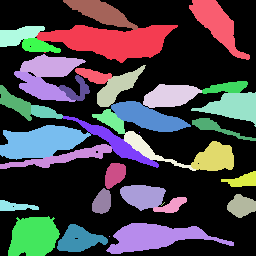
#> input picture cell_analysis_tools/image_processing/four_color_theorem/mask.tiff, 256 x 256 px
$ python four_color_theorem_to_unique_values.py
#> lines starting #> are read from the running program, lines starting #| are printed output that depends on the picture; after the words box and inside, x2 and y2 are one past the last pixel; in counts of white or black regions, pixels touching at a corner belong together
#> further down, mask is the input picture: shape (256, 256) int32; 33 distinct labels, from 0 to 33
### cell_analysis_tools/image_processing/four_color_theorem/four_colors.py
# https://python.plainenglish.io/solve-graph-coloring-problem-with-greedy-algorithm-and-python-6661ab4154bd

from pathlib import Path

import matplotlib as mpl
import matplotlib.pylab as plt

mpl.rcParams["figure.dpi"] = 300
from collections import OrderedDict
from pprint import pprint

import numpy as np
import tifffile
from scipy.ndimage import label
from skimage.morphology import dilation, disk


def four_color_theorem(mask: np.ndarray) -> np.ndarray:
    """
    Converts a n-labeled image to an up to 4 color image.

    Parameters
    ----------
    mask : np.ndarray
        labeled mask with unique rois.

    Returns
    -------
    four_color_mask : np.ndarray
        returns a labeled image that uses up to 4 colors.
    solution_nodes : dict
        dictionary of {value : color} for each unique roi value


    .. image:: ./resources/image_processing-four_color_theorem.png
        :width: 400
        :alt: Image showing mask with 256 unique labels converted to 5 labels
    """

    ### Generate Agencency Matrix
    id_nodes = list(np.unique(mask))
#> id_nodes = 33 values from 0 to 33
    id_nodes.remove(0)  # remove bg
    dict_nodes_key_roi_value = {}
    dict_nodes_key_idx = {}

    for idx, roi_value in enumerate(id_nodes):
        dict_nodes_key_roi_value[roi_value] = {}
        dict_nodes_key_roi_value[roi_value]["adj_mat_idx"] = idx
        dict_nodes_key_roi_value[roi_value]["colors"] = ["b", "c", "m", "y", 'r', 'g']
        dict_nodes_key_idx[idx] = roi_value
#> this loop made 32 passes
#> roi_value on passes 1 to 12: 1, 2, 3, 4, 5, 6, 7, 8, 9, 10, 11, 12
#> after the loop, dict_nodes_key_idx = 32 items; dict_nodes_key_roi_value = 32 items

    adjacency_matrix = np.zeros((len(id_nodes), len(id_nodes)))
#> adjacency_matrix: shape (32, 32) float64; every value is 0

    for roi_value in dict_nodes_key_roi_value:
        pass
        roi_idx = dict_nodes_key_roi_value[roi_value]["adj_mat_idx"]
        mask_roi = np.array(mask == roi_value, dtype=np.uint16)
        # plt.imshow(mask_roi)
        # plt.show()

        # determine neighbors / degree
        # dilate and overlap with labeled mask to determine neighbors
        mask_roi_dialated = dilation(mask_roi, disk(3))
        mask_overlap = mask * mask_roi_dialated
        nodes_neighbors = list(np.unique(mask_overlap))
        nodes_neighbors.remove(roi_value)  # remove current roi
        nodes_neighbors.remove(0)  # remove bg

        #  populate adgacency matrix
        if nodes_neighbors:
            for neighbor_value in nodes_neighbors:
                neighbor_index = dict_nodes_key_roi_value[neighbor_value]["adj_mat_idx"]
                adjacency_matrix[roi_idx][neighbor_index] = 1
                adjacency_matrix[neighbor_index][roi_idx] = 1

        # dict increase degree
        dict_nodes_key_roi_value[roi_value]["degree"] = len(nodes_neighbors)
#> this loop made 32 passes
#> adjacency_matrix: shape (32, 32) float64; values 0 (black) and 1 (white), 6.1% white in thin lines or dots
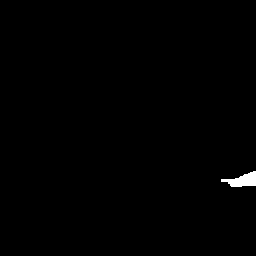
#> mask_overlap: shape (256, 256) int32; values 0 (black) and 33 (white), 0.49% white; 1 white region, box (x1, y1, x2, y2) and area: (221, 171, 256, 187) 320

    ### Sort dictionary by largest to smallest degree
    # this will color regions with many neighbors first
    sorted_nodes = sorted(
        dict_nodes_key_roi_value.items(),
        key=lambda item: item[1]["degree"],
        reverse=True,
    )
#> sorted_nodes = 32 items
    nodes = OrderedDict(sorted_nodes)
#> nodes = 32 items

    # Main Algorithm
    solution_nodes = {}  # roi_value : color
    for roi_value in nodes.keys():  # iterate through roi_values
        pass
        # get list of colors in current roi, choose current color for roi
        list_roi_colors = nodes[roi_value]["colors"]
        # if roi_value == 302:
        #     print('stop')
        curr_color = list_roi_colors[0]
        solution_nodes[roi_value] = curr_color  # set solutions

        # get adjacency matrix to compare color against neighbors
        adjacent_nodes = adjacency_matrix[
            nodes[roi_value]["adj_mat_idx"]
        ]  # get adj_matrix row at this index

        # iterate through each row/neighbor in adj matrix
        for pos in range(len(adjacent_nodes)):
            pass
            # if it's a neighbor and it has the color in it's list, remove it for that neighbors list
            adj_node_idx = dict_nodes_key_idx[pos]
            if adjacent_nodes[pos] == 1 and (
                curr_color in nodes[adj_node_idx]["colors"]
            ):
                nodes[adj_node_idx]["colors"].remove(curr_color)
#> this loop made 32 passes
#> (roi_value, list_roi_colors, curr_color) on passes 3, 4, 5, 6, 7, 8, 9, 10, 11, 12, 13, 17: (6, ['b', 'c', 'm', 'y', 'r', 'g'], 'b'), (7, ['b', 'c', 'm', 'y', 'r', 'g'], 'b'), (3, ['c', 'm', 'y', 'r', 'g'], 'c'), (17, ['m', 'y', 'r', 'g'], 'm'), (19, ['c', 'm', 'y', 'r', 'g'], 'c'), (27, ['b', 'm', 'y', 'r', 'g'], 'b'), (30, ['m', 'y', 'r', 'g'], 'm'), (4, ['c', 'm', 'y', 'r', 'g'], 'c'), (8, ['c', 'm', 'y', 'r', 'g'], 'c'), (10, ['b', 'c', 'm', 'y', 'r', 'g'], 'b'), (11, ['c', 'm', 'y', 'r', 'g'], 'c'), (18, ['c', 'y', 'r', 'g'], 'c')
#> (list_roi_colors, curr_color) on passes 1, 2, 14, 15, 16, 27: (['b', 'c', 'm', 'y', 'r', 'g'], 'b'), (['c', 'm', 'y', 'r', 'g'], 'c'), (['b', 'm', 'y', 'r', 'g'], 'b'), (['c', 'm', 'y', 'r', 'g'], 'c'), (['c', 'm', 'y', 'r', 'g'], 'c'), (['b', 'm', 'y', 'r', 'g'], 'b')
#> after the loop, solution_nodes = 32 items

    # create array to store solution
    four_color_mask = np.zeros_like(mask)

    # convert from color to an intensity value for each color
    for roi_value in solution_nodes:
        pass
        # convert color to intensity
        if solution_nodes[roi_value] == "b":
            value = 50
        elif solution_nodes[roi_value] == "c":
            value = 100
        elif solution_nodes[roi_value] == "m":
            value = 150
        elif solution_nodes[roi_value] == "r":
            value = 200
        elif solution_nodes[roi_value] == "g":
            value = 225
        elif solution_nodes[roi_value] == "y":
            value = 255

        # change roi color to value
        four_color_mask[mask == roi_value] = value
#> this loop made 32 passes
#> (roi_value, value) on passes 3, 4, 5, 6, 7, 8, 9, 10, 11, 12, 13, 17: (6, 50), (7, 50), (3, 100), (17, 150), (19, 100), (27, 50), (30, 150), (4, 100), (8, 100), (10, 50), (11, 100), (18, 100)
#> value on passes 1, 2, 14, 15, 16, 27: 50, 100, 50, 100, 100, 50
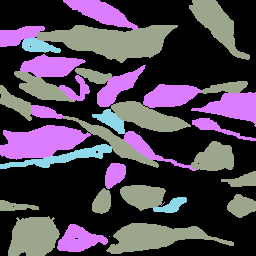
#> four_color_mask: shape (256, 256) int32; 4 distinct labels, from 0 to 150; one colour per label, 0 black

    return four_color_mask, solution_nodes


# [21 lines that do not run on import are left out]

### cell_analysis_tools/image_processing/four_color_theorem/four_color_theorem_to_unique_values.py
from pathlib import Path

import matplotlib as mpl
import matplotlib.pylab as plt

mpl.rcParams["figure.dpi"] = 300
from collections import OrderedDict
from pprint import pprint

import numpy as np
import tifffile
from scipy.ndimage import label
from skimage.measure import regionprops
from skimage.morphology import binary_closing, dilation, disk, remove_small_objects


def four_color_to_unique(mask: np.ndarray, debug: bool = False) -> np.ndarray:
    """
    Converts an n-label image into a

    Parameters
    ----------
    mask : np.ndarray
        labeled mask.
    debug : bool, optional
        show output re-labeled mask. The default is False.

    Returns
    -------
    output_mask : np.ndarray
        Mask relabeled to have unique roi values for each connected component


    .. image:: ./resources/image_processing-four_color_to_unique.png
        :width: 400
        :alt: Image showing mask with 5 labels converted to 284 unique labels
    """
#> called with debug = False
    # determine unique labels and exclude bg(0)
    list_unique_values = list(np.unique(mask))
#> list_unique_values = [0, 50, 100, 150]
    list_unique_values.remove(0)  # remove bg

    # label counter and placeholder array
    roi_counter = 1
    inter_mask = np.zeros_like(mask)

    # iterate through 4 color labels
    for value in list_unique_values:
        pass
        temp_mask = np.array(mask == value, dtype=np.uint16)

        labels, _ = label(temp_mask)

        unique_labels = list(np.unique(labels))
        unique_labels.remove(0)
        for roi_value in unique_labels:
            inter_mask[labels == roi_value] = roi_counter
            roi_counter += 1  # increment roi_value

        # compute regionprops
        # sort by centroid
        props = regionprops(inter_mask)
        dict_value_location = OrderedDict({roi.label: roi.centroid for roi in props})

        # sort dict by tuple (rows, cols)
        dict_value_location_sorted = sorted(
            dict_value_location.items(), key=lambda item: (item[1][0], item[1][1])
        )

        # reoder roi values in increasing order
        roi_counter = 1
        output_mask = np.zeros_like(inter_mask)
        for roi_val, _ in dict_value_location_sorted:
            pass
            output_mask[inter_mask == roi_val] = roi_counter
            roi_counter += 1
#> this loop made 3 passes
#> value on pass 3: 150
#> pass 1, in four_color_to_unique, `labels, _ = label(temp_mask)`:
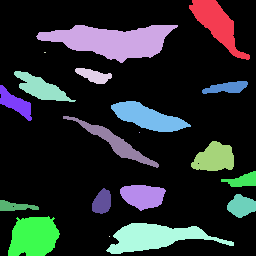
#> labels: shape (256, 256) int32; 20 distinct labels, from 0 to 19; one colour per label, 0 black
#> after the loop:
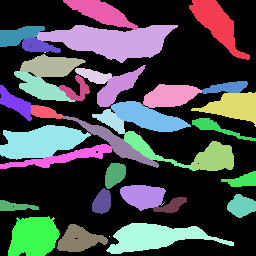
#> inter_mask: shape (256, 256) int32; 41 distinct labels, from 0 to 40; one colour per label, 0 black
#> after the loop:
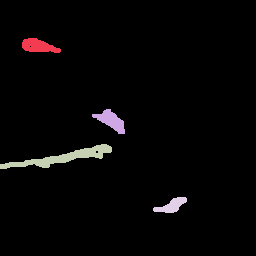
#> labels: shape (256, 256) int32; 5 distinct labels, from 0 to 4; one colour per label, 0 black
#> after the loop:
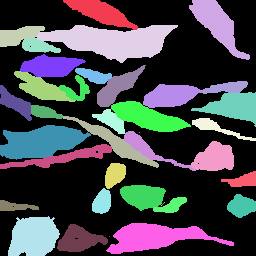
#> output_mask: shape (256, 256) int32; 41 distinct labels, from 0 to 40; one colour per label, 0 black
#> after the loop:
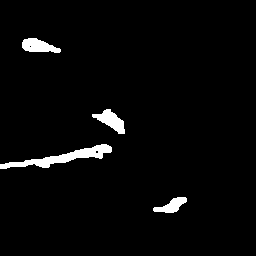
#> temp_mask: shape (256, 256) uint16; values 0 (black) and 1 (white), 3% white; 4 white regions, box (x1, y1, x2, y2) and area: (0, 144, 112, 169) 881, (92, 109, 125, 134) 392, (22, 38, 61, 53) 381, (153, 197, 187, 213) 284

    if debug:
        plt.imshow(output_mask)
        plt.show()

    return output_mask


if __name__ == "__main__":

    from four_colors import four_color_theorem

    mask = tifffile.imread("mask.tiff")

    # plt.imshow(mask)
    mask_fc, _ = four_color_theorem(mask)
    mask_unique = four_color_to_unique(mask_fc)

    # temp_mask = np.array(binary_closing(temp_mask, disk(1)), dtype=np.uint16)
    labeled_mask = remove_small_objects(mask_unique, min_size=30)
#> labeled_mask: shape (256, 256) int32; 34 distinct labels, from 0 to 40
    plt.title(f"unique values \n unique rois: {len(np.unique(labeled_mask))-1}")
    plt.axis("off")
    plt.imshow(labeled_mask)
    plt.show()
